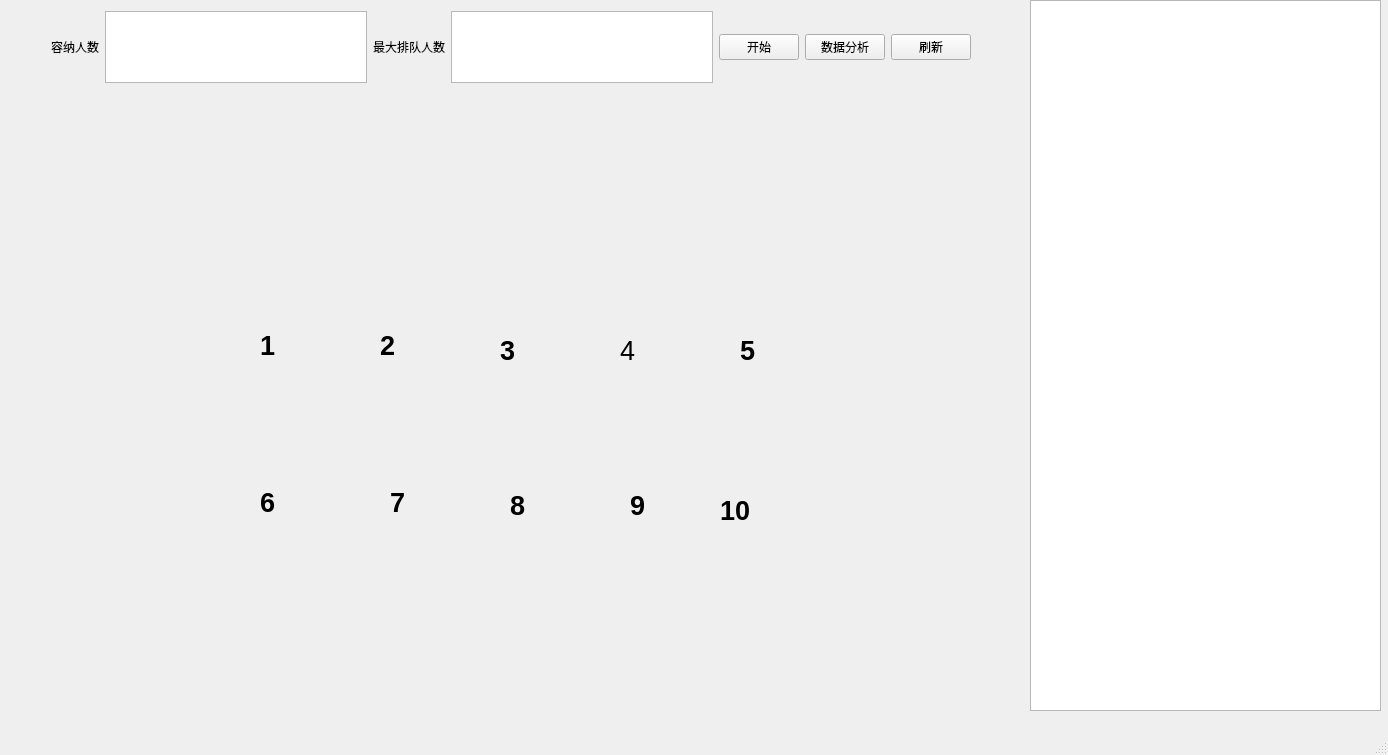
<?xml version="1.0" encoding="UTF-8"?>
<ui version="4.0">
 <class>MainWindow</class>
 <widget class="QMainWindow" name="MainWindow">
  <property name="geometry">
   <rect>
    <x>0</x>
    <y>0</y>
    <width>1388</width>
    <height>755</height>
   </rect>
  </property>
  <property name="windowTitle">
   <string>MainWindow</string>
  </property>
  <widget class="QWidget" name="centralwidget">
   <widget class="QLabel" name="label">
    <property name="geometry">
     <rect>
      <x>0</x>
      <y>160</y>
      <width>1291</width>
      <height>501</height>
     </rect>
    </property>
    <property name="font">
     <font>
      <pointsize>20</pointsize>
      <weight>75</weight>
      <bold>true</bold>
     </font>
    </property>
    <property name="text">
     <string/>
    </property>
    <property name="pixmap">
     <pixmap>../../Desktop/1.png</pixmap>
    </property>
   </widget>
   <widget class="QTextEdit" name="textEdit_3">
    <property name="geometry">
     <rect>
      <x>1030</x>
      <y>0</y>
      <width>351</width>
      <height>711</height>
     </rect>
    </property>
   </widget>
   <widget class="QLabel" name="label_4">
    <property name="geometry">
     <rect>
      <x>230</x>
      <y>170</y>
      <width>91</width>
      <height>151</height>
     </rect>
    </property>
    <property name="text">
     <string/>
    </property>
   </widget>
   <widget class="QLabel" name="label_5">
    <property name="geometry">
     <rect>
      <x>340</x>
      <y>170</y>
      <width>101</width>
      <height>151</height>
     </rect>
    </property>
    <property name="text">
     <string/>
    </property>
   </widget>
   <widget class="QLabel" name="label_6">
    <property name="geometry">
     <rect>
      <x>460</x>
      <y>180</y>
      <width>101</width>
      <height>141</height>
     </rect>
    </property>
    <property name="text">
     <string/>
    </property>
   </widget>
   <widget class="QLabel" name="label_7">
    <property name="geometry">
     <rect>
      <x>587</x>
      <y>177</y>
      <width>91</width>
      <height>141</height>
     </rect>
    </property>
    <property name="text">
     <string/>
    </property>
   </widget>
   <widget class="QLabel" name="label_8">
    <property name="geometry">
     <rect>
      <x>700</x>
      <y>170</y>
      <width>91</width>
      <height>151</height>
     </rect>
    </property>
    <property name="text">
     <string/>
    </property>
   </widget>
   <widget class="QLabel" name="label_9">
    <property name="geometry">
     <rect>
      <x>230</x>
      <y>550</y>
      <width>91</width>
      <height>111</height>
     </rect>
    </property>
    <property name="text">
     <string/>
    </property>
   </widget>
   <widget class="QLabel" name="label_10">
    <property name="geometry">
     <rect>
      <x>350</x>
      <y>550</y>
      <width>91</width>
      <height>111</height>
     </rect>
    </property>
    <property name="text">
     <string/>
    </property>
   </widget>
   <widget class="QLabel" name="label_11">
    <property name="geometry">
     <rect>
      <x>460</x>
      <y>550</y>
      <width>101</width>
      <height>101</height>
     </rect>
    </property>
    <property name="text">
     <string/>
    </property>
   </widget>
   <widget class="QLabel" name="label_12">
    <property name="geometry">
     <rect>
      <x>580</x>
      <y>550</y>
      <width>101</width>
      <height>101</height>
     </rect>
    </property>
    <property name="text">
     <string/>
    </property>
   </widget>
   <widget class="QLabel" name="label_13">
    <property name="geometry">
     <rect>
      <x>700</x>
      <y>540</y>
      <width>101</width>
      <height>121</height>
     </rect>
    </property>
    <property name="text">
     <string/>
    </property>
   </widget>
   <widget class="QLabel" name="label_14">
    <property name="geometry">
     <rect>
      <x>260</x>
      <y>330</y>
      <width>58</width>
      <height>31</height>
     </rect>
    </property>
    <property name="font">
     <font>
      <pointsize>20</pointsize>
      <weight>75</weight>
      <bold>true</bold>
     </font>
    </property>
    <property name="text">
     <string>1</string>
    </property>
   </widget>
   <widget class="QLabel" name="label_15">
    <property name="geometry">
     <rect>
      <x>380</x>
      <y>330</y>
      <width>58</width>
      <height>31</height>
     </rect>
    </property>
    <property name="font">
     <font>
      <pointsize>20</pointsize>
      <weight>75</weight>
      <bold>true</bold>
     </font>
    </property>
    <property name="text">
     <string>2</string>
    </property>
   </widget>
   <widget class="QLabel" name="label_16">
    <property name="geometry">
     <rect>
      <x>500</x>
      <y>330</y>
      <width>58</width>
      <height>41</height>
     </rect>
    </property>
    <property name="font">
     <font>
      <pointsize>20</pointsize>
      <weight>75</weight>
      <bold>true</bold>
     </font>
    </property>
    <property name="text">
     <string>3</string>
    </property>
   </widget>
   <widget class="QLabel" name="label_17">
    <property name="geometry">
     <rect>
      <x>620</x>
      <y>340</y>
      <width>58</width>
      <height>21</height>
     </rect>
    </property>
    <property name="font">
     <font>
      <pointsize>20</pointsize>
     </font>
    </property>
    <property name="text">
     <string>4</string>
    </property>
   </widget>
   <widget class="QLabel" name="label_18">
    <property name="geometry">
     <rect>
      <x>740</x>
      <y>330</y>
      <width>58</width>
      <height>41</height>
     </rect>
    </property>
    <property name="font">
     <font>
      <pointsize>20</pointsize>
      <weight>75</weight>
      <bold>true</bold>
     </font>
    </property>
    <property name="text">
     <string>5</string>
    </property>
   </widget>
   <widget class="QLabel" name="label_19">
    <property name="geometry">
     <rect>
      <x>260</x>
      <y>487</y>
      <width>58</width>
      <height>31</height>
     </rect>
    </property>
    <property name="font">
     <font>
      <pointsize>20</pointsize>
      <weight>75</weight>
      <bold>true</bold>
     </font>
    </property>
    <property name="text">
     <string>6</string>
    </property>
   </widget>
   <widget class="QLabel" name="label_20">
    <property name="geometry">
     <rect>
      <x>390</x>
      <y>487</y>
      <width>58</width>
      <height>31</height>
     </rect>
    </property>
    <property name="font">
     <font>
      <pointsize>20</pointsize>
      <weight>75</weight>
      <bold>true</bold>
     </font>
    </property>
    <property name="text">
     <string>7</string>
    </property>
   </widget>
   <widget class="QLabel" name="label_21">
    <property name="geometry">
     <rect>
      <x>510</x>
      <y>490</y>
      <width>58</width>
      <height>31</height>
     </rect>
    </property>
    <property name="font">
     <font>
      <pointsize>20</pointsize>
      <weight>75</weight>
      <bold>true</bold>
     </font>
    </property>
    <property name="text">
     <string>8</string>
    </property>
   </widget>
   <widget class="QLabel" name="label_22">
    <property name="geometry">
     <rect>
      <x>630</x>
      <y>490</y>
      <width>58</width>
      <height>31</height>
     </rect>
    </property>
    <property name="font">
     <font>
      <pointsize>20</pointsize>
      <weight>75</weight>
      <bold>true</bold>
     </font>
    </property>
    <property name="text">
     <string>9</string>
    </property>
   </widget>
   <widget class="QLabel" name="label_23">
    <property name="geometry">
     <rect>
      <x>720</x>
      <y>490</y>
      <width>58</width>
      <height>41</height>
     </rect>
    </property>
    <property name="font">
     <font>
      <pointsize>20</pointsize>
      <weight>75</weight>
      <bold>true</bold>
     </font>
    </property>
    <property name="text">
     <string>10</string>
    </property>
   </widget>
   <widget class="QWidget" name="layoutWidget">
    <property name="geometry">
     <rect>
      <x>51</x>
      <y>11</y>
      <width>920</width>
      <height>72</height>
     </rect>
    </property>
    <layout class="QHBoxLayout" name="horizontalLayout">
     <item>
      <widget class="QLabel" name="label_2">
       <property name="text">
        <string>容纳人数</string>
       </property>
      </widget>
     </item>
     <item>
      <widget class="QTextEdit" name="textEdit"/>
     </item>
     <item>
      <widget class="QLabel" name="label_3">
       <property name="text">
        <string>最大排队人数</string>
       </property>
      </widget>
     </item>
     <item>
      <widget class="QTextEdit" name="textEdit_2"/>
     </item>
     <item>
      <widget class="QPushButton" name="pushButton">
       <property name="text">
        <string>开始</string>
       </property>
      </widget>
     </item>
     <item>
      <widget class="QPushButton" name="pushButton_2">
       <property name="text">
        <string>数据分析</string>
       </property>
      </widget>
     </item>
     <item>
      <widget class="QPushButton" name="pushButton_3">
       <property name="text">
        <string>刷新</string>
       </property>
      </widget>
     </item>
    </layout>
   </widget>
  </widget>
  <widget class="QMenuBar" name="menubar">
   <property name="geometry">
    <rect>
     <x>0</x>
     <y>0</y>
     <width>1388</width>
     <height>23</height>
    </rect>
   </property>
  </widget>
  <widget class="QStatusBar" name="statusbar"/>
 </widget>
 <resources/>
 <connections/>
</ui>
